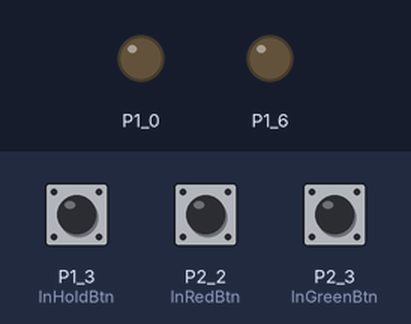
The sketch below on a simulated TI MSP430 LaunchPad. Parts: output pins drawn as LEDs (lit = HIGH). The inputs (shaded band) are chosen by the test bench; at power-on: P2_2 (lnRedBtn) HIGH, P2_3 (lnGreenBtn) HIGH, P1_3 (lnHoldBtn) HIGH.

Above: at 1.2 s.
1.3 s: P2_2 (lnRedBtn) pulled LOW for 0.15 s
At 2.5 s:
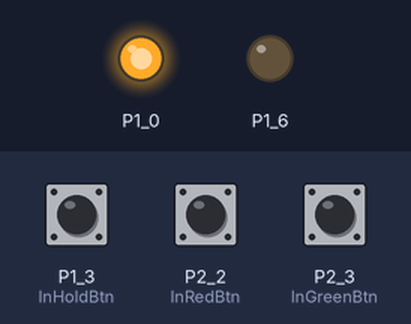
2.9 s: P2_3 (lnGreenBtn) pulled LOW for 0.15 s
At 3.9 s:
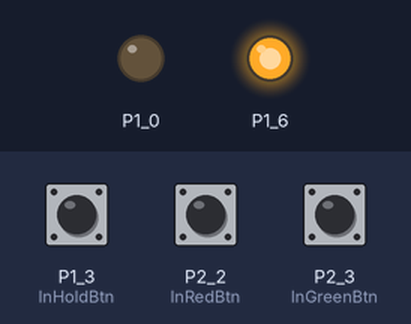
4.5 s: P2_2 (lnRedBtn) pulled LOW for 1 s
At 5.2 s:
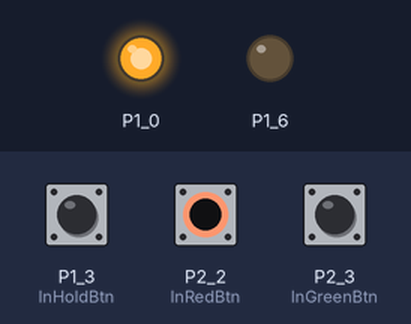
7.0 s: P2_3 (lnGreenBtn) pulled LOW for 1 s
At 8.3 s:
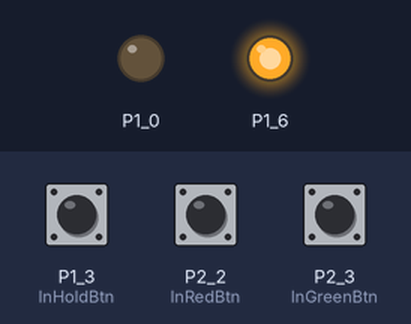
Timing chart, 0 to 10.0 s (numbered marks = the images above; inputs shaded):
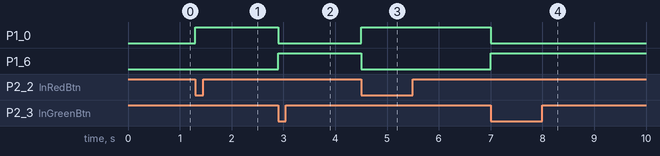

Measured:
- after the input at 1.3 s, P1_0: LOW → HIGH at once
- after the input at 2.9 s, P1_0: HIGH → LOW at once; P1_6: LOW → HIGH at once
- after the input at 4.5 s, P1_0: LOW → HIGH at once; P1_6: HIGH → LOW at once
- after the input at 7.0 s, P1_0: HIGH → LOW at once; P1_6: LOW → HIGH at once

The sketch:

HoldLight.ino
```cpp
int lnRedBtn = P2_2;
int lnGreenBtn = P2_3;
int lnHoldBtn = PUSH2;
volatile int lnLit = -999;

void setup() {
  pinMode(GREEN_LED, OUTPUT);
  pinMode(RED_LED, OUTPUT);
  pinMode(lnRedBtn, INPUT_PULLUP);
  pinMode(lnGreenBtn, INPUT_PULLUP);
  pinMode(lnHoldBtn, INPUT_PULLUP);
  digitalWrite(GREEN_LED, LOW);
  digitalWrite(RED_LED, LOW);
  attachInterrupt(lnRedBtn, red, FALLING);
  attachInterrupt(lnGreenBtn, green, FALLING);
  attachInterrupt(lnHoldBtn, hold, FALLING);
}

void loop() {
}

void red() {
  digitalWrite(GREEN_LED, LOW);
  digitalWrite(RED_LED, LOW);
  digitalWrite(RED_LED, HIGH);
  lnLit = RED_LED;
}

void green() {
  digitalWrite(GREEN_LED, LOW);
  digitalWrite(RED_LED, LOW);
  digitalWrite(GREEN_LED, HIGH);
  lnLit = GREEN_LED;
}

void hold() {
  digitalWrite(GREEN_LED, LOW);
  digitalWrite(RED_LED, LOW);
  switch (lnLit) {
    case GREEN_LED:
      while (digitalRead(lnHoldBtn) == LOW) {
        digitalWrite(RED_LED, HIGH);
      }
      digitalWrite(RED_LED, LOW);
      digitalWrite(GREEN_LED, HIGH);
      lnLit = GREEN_LED;
      break;
    case RED_LED:
      while (digitalRead(lnHoldBtn) == LOW) {
        digitalWrite(GREEN_LED, HIGH);
      }
      digitalWrite(GREEN_LED, LOW);
      digitalWrite(RED_LED, HIGH);
      lnLit = RED_LED;
      break;
  }
}
```
